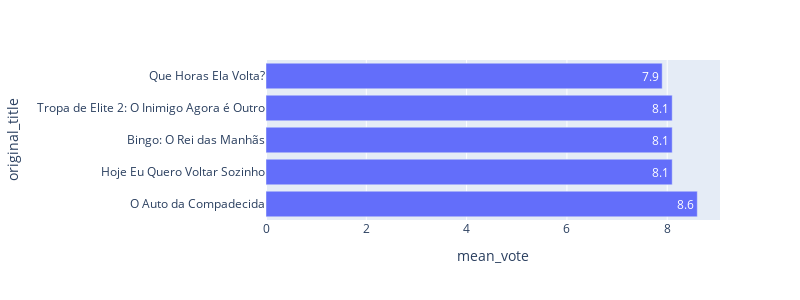

Notebook code cell kept with this figure:
### Markdown cell above
#### Brasil

### Code cell
brazil_best_movies = movies_total_votes_df[movies_total_votes_df.country == 'Brazil'].sort_values('mean_vote', ascending=False)
fig = px.bar(brazil_best_movies[:5], y = 'original_title', x = 'mean_vote', orientation='h', text='mean_vote',height=300, width=800);
fig.show()

### Figure 1 — Plotly figure (JSON) as saved in the notebook; plotly's stock layout.template omitted (floating-point values rounded to 4 significant figures)
{"data": [{"alignmentgroup": "True", "hovertemplate": "mean_vote=%{text}<br>original_title=%{y}<extra></extra>", "legendgroup": "", "marker": {"color": "#636efa", "pattern": {"shape": ""}}, "name": "", "offsetgroup": "", "orientation": "h", "showlegend": false, "text": ["8.6", "8.1", "8.1", "8.1", "7.9"], "textposition": "auto", "type": "bar", "x": [8.6, 8.1, 8.1, 8.1, 7.9], "xaxis": "x", "y": ["O Auto da Compadecida", "Hoje Eu Quero Voltar Sozinho", "Bingo: O Rei das Manhãs", "Tropa de Elite 2: O Inimigo Agora é Outro", "Que Horas Ela Volta?"], "yaxis": "y"}], "layout": {"barmode": "relative", "height": 300, "legend": {"tracegroupgap": 0}, "margin": {"t": 60}, "width": 800, "xaxis": {"anchor": "y", "domain": [0, 1], "title": {"text": "mean_vote"}}, "yaxis": {"anchor": "x", "domain": [0, 1], "title": {"text": "original_title"}}}}
